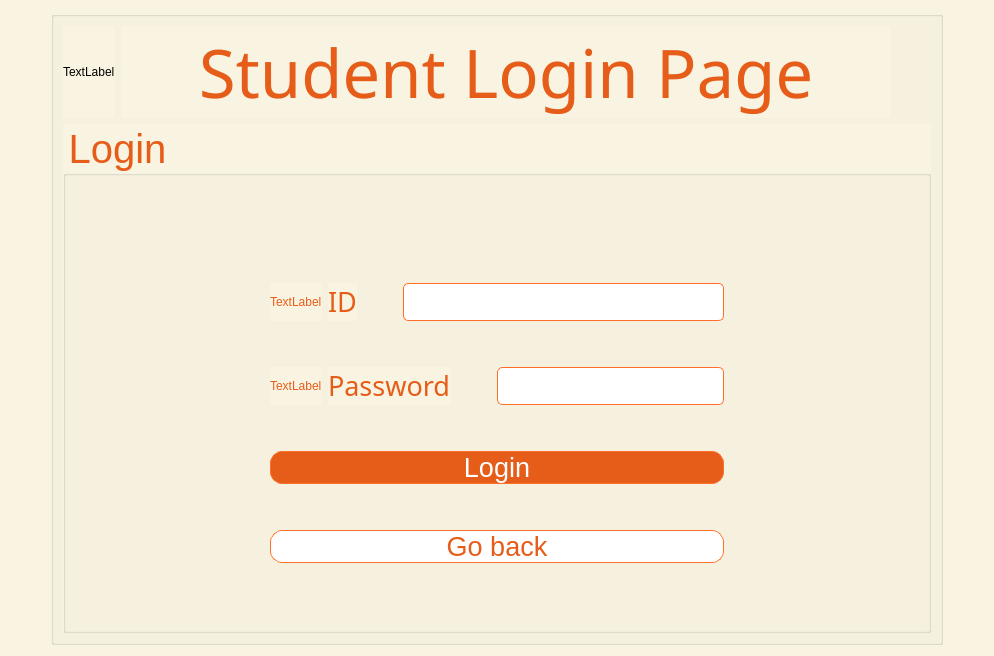
<?xml version="1.0" encoding="UTF-8"?>
<ui version="4.0">
 <class>student10login</class>
 <widget class="QDialog" name="student10login">
  <property name="geometry">
   <rect>
    <x>0</x>
    <y>0</y>
    <width>994</width>
    <height>656</height>
   </rect>
  </property>
  <property name="windowTitle">
   <string>Dialog</string>
  </property>
  <property name="styleSheet">
   <string notr="true">background-color: rgb(248, 244, 225);</string>
  </property>
  <layout class="QGridLayout" name="gridLayout">
   <item row="0" column="0">
    <spacer name="horizontalSpacer_5">
     <property name="orientation">
      <enum>Qt::Horizontal</enum>
     </property>
     <property name="sizeType">
      <enum>QSizePolicy::Minimum</enum>
     </property>
     <property name="sizeHint" stdset="0">
      <size>
       <width>40</width>
       <height>20</height>
      </size>
     </property>
    </spacer>
   </item>
   <item row="0" column="1">
    <widget class="QGroupBox" name="groupBox">
     <property name="styleSheet">
      <string notr="true">background-color: rgb(248, 244, 225);</string>
     </property>
     <property name="title">
      <string/>
     </property>
     <layout class="QVBoxLayout" name="verticalLayout_2">
      <item>
       <layout class="QHBoxLayout" name="horizontalLayout_3">
        <item>
         <widget class="QLabel" name="logo3">
          <property name="text">
           <string>TextLabel</string>
          </property>
         </widget>
        </item>
        <item>
         <widget class="QLabel" name="label">
          <property name="sizePolicy">
           <sizepolicy hsizetype="Expanding" vsizetype="Preferred">
            <horstretch>0</horstretch>
            <verstretch>0</verstretch>
           </sizepolicy>
          </property>
          <property name="font">
           <font>
            <family>Ubuntu Medium</family>
            <pointsize>50</pointsize>
           </font>
          </property>
          <property name="text">
           <string>&lt;font color = #E65C19&gt;Student Login Page</string>
          </property>
          <property name="alignment">
           <set>Qt::AlignCenter</set>
          </property>
         </widget>
        </item>
        <item>
         <spacer name="horizontalSpacer_7">
          <property name="orientation">
           <enum>Qt::Horizontal</enum>
          </property>
          <property name="sizeType">
           <enum>QSizePolicy::Preferred</enum>
          </property>
          <property name="sizeHint" stdset="0">
           <size>
            <width>40</width>
            <height>20</height>
           </size>
          </property>
         </spacer>
        </item>
       </layout>
      </item>
      <item>
       <widget class="QGroupBox" name="Login">
        <property name="font">
         <font>
          <family>Ubuntu</family>
          <pointsize>30</pointsize>
         </font>
        </property>
        <property name="styleSheet">
         <string notr="true">color:#E65C19;</string>
        </property>
        <property name="title">
         <string>Login</string>
        </property>
        <layout class="QGridLayout" name="gridLayout_3">
         <item row="2" column="1">
          <layout class="QVBoxLayout" name="verticalLayout_3">
           <item>
            <layout class="QVBoxLayout" name="verticalLayout">
             <item>
              <layout class="QHBoxLayout" name="horizontalLayout">
               <item>
                <widget class="QLabel" name="idimg">
                 <property name="text">
                  <string>TextLabel</string>
                 </property>
                </widget>
               </item>
               <item>
                <widget class="QLabel" name="id">
                 <property name="font">
                  <font>
                   <family>Ubuntu Light</family>
                   <pointsize>20</pointsize>
                  </font>
                 </property>
                 <property name="text">
                  <string>&lt;font color = #E65C19&gt;ID</string>
                 </property>
                </widget>
               </item>
               <item>
                <spacer name="horizontalSpacer_3">
                 <property name="orientation">
                  <enum>Qt::Horizontal</enum>
                 </property>
                 <property name="sizeType">
                  <enum>QSizePolicy::Preferred</enum>
                 </property>
                 <property name="sizeHint" stdset="0">
                  <size>
                   <width>40</width>
                   <height>20</height>
                  </size>
                 </property>
                </spacer>
               </item>
               <item>
                <widget class="QLineEdit" name="idLine">
                 <property name="font">
                  <font>
                   <family>Ubuntu Light</family>
                   <pointsize>18</pointsize>
                  </font>
                 </property>
                 <property name="styleSheet">
                  <string notr="true">background-color: rgb(255, 255, 255);
border: 1px solid;
border-color: rgb(255, 111, 42);
border-radius:5px;</string>
                 </property>
                </widget>
               </item>
              </layout>
             </item>
             <item>
              <spacer name="verticalSpacer_3">
               <property name="orientation">
                <enum>Qt::Vertical</enum>
               </property>
               <property name="sizeType">
                <enum>QSizePolicy::Preferred</enum>
               </property>
               <property name="sizeHint" stdset="0">
                <size>
                 <width>20</width>
                 <height>40</height>
                </size>
               </property>
              </spacer>
             </item>
             <item>
              <layout class="QHBoxLayout" name="horizontalLayout_2">
               <item>
                <widget class="QLabel" name="psdimg">
                 <property name="text">
                  <string>TextLabel</string>
                 </property>
                </widget>
               </item>
               <item>
                <widget class="QLabel" name="password">
                 <property name="font">
                  <font>
                   <family>Ubuntu Light</family>
                   <pointsize>20</pointsize>
                  </font>
                 </property>
                 <property name="text">
                  <string>&lt;font color = #E65C19&gt;Password</string>
                 </property>
                </widget>
               </item>
               <item>
                <spacer name="horizontalSpacer_4">
                 <property name="orientation">
                  <enum>Qt::Horizontal</enum>
                 </property>
                 <property name="sizeType">
                  <enum>QSizePolicy::Preferred</enum>
                 </property>
                 <property name="sizeHint" stdset="0">
                  <size>
                   <width>40</width>
                   <height>20</height>
                  </size>
                 </property>
                </spacer>
               </item>
               <item>
                <widget class="QLineEdit" name="passwordLine">
                 <property name="font">
                  <font>
                   <family>Ubuntu Light</family>
                   <pointsize>18</pointsize>
                  </font>
                 </property>
                 <property name="styleSheet">
                  <string notr="true">background-color: rgb(255, 255, 255);
border: 1px solid;
border-color: rgb(255, 111, 42);
border-radius:5px;</string>
                 </property>
                 <property name="echoMode">
                  <enum>QLineEdit::Password</enum>
                 </property>
                </widget>
               </item>
              </layout>
             </item>
            </layout>
           </item>
           <item>
            <spacer name="verticalSpacer_4">
             <property name="orientation">
              <enum>Qt::Vertical</enum>
             </property>
             <property name="sizeType">
              <enum>QSizePolicy::Preferred</enum>
             </property>
             <property name="sizeHint" stdset="0">
              <size>
               <width>20</width>
               <height>40</height>
              </size>
             </property>
            </spacer>
           </item>
           <item>
            <widget class="QPushButton" name="pushButton">
             <property name="font">
              <font>
               <family>Ubuntu</family>
               <pointsize>20</pointsize>
              </font>
             </property>
             <property name="cursor">
              <cursorShape>PointingHandCursor</cursorShape>
             </property>
             <property name="styleSheet">
              <string notr="true">background-color: rgb(230, 92, 25);
color: rgb(255, 255, 255);
border-radius: 12px; 
border: 1px solid;
border-color: rgb(255, 111, 42);</string>
             </property>
             <property name="text">
              <string>Login</string>
             </property>
            </widget>
           </item>
           <item>
            <spacer name="verticalSpacer_6">
             <property name="orientation">
              <enum>Qt::Vertical</enum>
             </property>
             <property name="sizeType">
              <enum>QSizePolicy::Preferred</enum>
             </property>
             <property name="sizeHint" stdset="0">
              <size>
               <width>20</width>
               <height>40</height>
              </size>
             </property>
            </spacer>
           </item>
           <item>
            <widget class="QPushButton" name="pushButton_2">
             <property name="font">
              <font>
               <family>Ubuntu</family>
               <pointsize>20</pointsize>
              </font>
             </property>
             <property name="cursor">
              <cursorShape>PointingHandCursor</cursorShape>
             </property>
             <property name="styleSheet">
              <string notr="true">
background-color: rgb(255, 255, 255);
border-radius: 12px; 
border: 1px solid;
border-color: rgb(255, 111, 42);</string>
             </property>
             <property name="text">
              <string>Go back</string>
             </property>
            </widget>
           </item>
          </layout>
         </item>
         <item row="0" column="1">
          <spacer name="verticalSpacer_5">
           <property name="orientation">
            <enum>Qt::Vertical</enum>
           </property>
           <property name="sizeHint" stdset="0">
            <size>
             <width>20</width>
             <height>40</height>
            </size>
           </property>
          </spacer>
         </item>
         <item row="1" column="1">
          <spacer name="verticalSpacer_2">
           <property name="orientation">
            <enum>Qt::Vertical</enum>
           </property>
           <property name="sizeType">
            <enum>QSizePolicy::Maximum</enum>
           </property>
           <property name="sizeHint" stdset="0">
            <size>
             <width>20</width>
             <height>40</height>
            </size>
           </property>
          </spacer>
         </item>
         <item row="3" column="1">
          <spacer name="verticalSpacer">
           <property name="orientation">
            <enum>Qt::Vertical</enum>
           </property>
           <property name="sizeHint" stdset="0">
            <size>
             <width>20</width>
             <height>40</height>
            </size>
           </property>
          </spacer>
         </item>
         <item row="2" column="0">
          <spacer name="horizontalSpacer">
           <property name="orientation">
            <enum>Qt::Horizontal</enum>
           </property>
           <property name="sizeHint" stdset="0">
            <size>
             <width>40</width>
             <height>20</height>
            </size>
           </property>
          </spacer>
         </item>
         <item row="2" column="2">
          <spacer name="horizontalSpacer_2">
           <property name="orientation">
            <enum>Qt::Horizontal</enum>
           </property>
           <property name="sizeHint" stdset="0">
            <size>
             <width>40</width>
             <height>20</height>
            </size>
           </property>
          </spacer>
         </item>
        </layout>
       </widget>
      </item>
     </layout>
    </widget>
   </item>
   <item row="0" column="2">
    <spacer name="horizontalSpacer_6">
     <property name="orientation">
      <enum>Qt::Horizontal</enum>
     </property>
     <property name="sizeType">
      <enum>QSizePolicy::Minimum</enum>
     </property>
     <property name="sizeHint" stdset="0">
      <size>
       <width>40</width>
       <height>20</height>
      </size>
     </property>
    </spacer>
   </item>
  </layout>
 </widget>
 <resources/>
 <connections/>
</ui>
